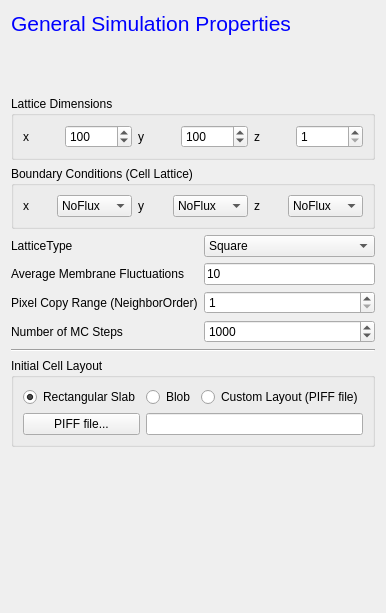
  <widget class="QWizardPage" name="wizardPage_9">
   <layout class="QVBoxLayout" name="verticalLayout_10">
    <item>
     <widget class="QLabel" name="label_27">
      <property name="text">
       <string>&lt;!DOCTYPE HTML PUBLIC &quot;-//W3C//DTD HTML 4.0//EN&quot; &quot;http://www.w3.org/TR/REC-html40/strict.dtd&quot;&gt;
&lt;html&gt;&lt;head&gt;&lt;meta name=&quot;qrichtext&quot; content=&quot;1&quot; /&gt;&lt;style type=&quot;text/css&quot;&gt;
p, li { white-space: pre-wrap; }
&lt;/style&gt;&lt;/head&gt;&lt;body style=&quot; font-family:'MS Shell Dlg 2'; font-size:8.25pt; font-weight:400; font-style:normal;&quot;&gt;
&lt;p style=&quot; margin-top:0px; margin-bottom:0px; margin-left:0px; margin-right:0px; -qt-block-indent:0; text-indent:0px;&quot;&gt;&lt;span style=&quot; font-size:16pt; color:#0000ff;&quot;&gt;General Simulation Properties&lt;/span&gt;&lt;/p&gt;&lt;/body&gt;&lt;/html&gt;</string>
      </property>
     </widget>
    </item>
    <item>
     <spacer name="horizontalSpacer_15">
      <property name="orientation">
       <enum>Qt::Horizontal</enum>
      </property>
      <property name="sizeHint" stdset="0">
       <size>
        <width>238</width>
        <height>54</height>
       </size>
      </property>
     </spacer>
    </item>
    <item>
     <layout class="QVBoxLayout" name="verticalLayout_19">
      <item>
       <widget class="QGroupBox" name="groupBox_7">
        <property name="title">
         <string>Lattice Dimensions</string>
        </property>
        <layout class="QHBoxLayout" name="horizontalLayout_25">
         <item>
          <layout class="QHBoxLayout" name="horizontalLayout_24">
           <item>
            <widget class="QLabel" name="label_28">
             <property name="text">
              <string>x</string>
             </property>
            </widget>
           </item>
           <item>
            <widget class="QSpinBox" name="xDimSB">
             <property name="minimum">
              <number>1</number>
             </property>
             <property name="maximum">
              <number>10000000</number>
             </property>
             <property name="value">
              <number>100</number>
             </property>
            </widget>
           </item>
           <item>
            <widget class="QLabel" name="label_29">
             <property name="text">
              <string>y</string>
             </property>
            </widget>
           </item>
           <item>
            <widget class="QSpinBox" name="yDimSB">
             <property name="minimum">
              <number>1</number>
             </property>
             <property name="maximum">
              <number>10000000</number>
             </property>
             <property name="value">
              <number>100</number>
             </property>
            </widget>
           </item>
           <item>
            <widget class="QLabel" name="label_30">
             <property name="text">
              <string>z</string>
             </property>
            </widget>
           </item>
           <item>
            <widget class="QSpinBox" name="zDimSB">
             <property name="minimum">
              <number>1</number>
             </property>
             <property name="maximum">
              <number>10000000</number>
             </property>
            </widget>
           </item>
          </layout>
         </item>
        </layout>
       </widget>
      </item>
      <item>
       <widget class="QGroupBox" name="groupBox_3">
        <property name="title">
         <string>Boundary Conditions (Cell Lattice)</string>
        </property>
        <layout class="QVBoxLayout" name="verticalLayout_9">
         <item>
          <layout class="QHBoxLayout" name="horizontalLayout_11">
           <item>
            <widget class="QLabel" name="label_13">
             <property name="text">
              <string>x</string>
             </property>
            </widget>
           </item>
           <item>
            <widget class="QComboBox" name="xbcCB">
             <item>
              <property name="text">
               <string>NoFlux</string>
              </property>
             </item>
             <item>
              <property name="text">
               <string>Periodic</string>
              </property>
             </item>
            </widget>
           </item>
           <item>
            <widget class="QLabel" name="label_14">
             <property name="text">
              <string>y</string>
             </property>
            </widget>
           </item>
           <item>
            <widget class="QComboBox" name="ybcCB">
             <item>
              <property name="text">
               <string>NoFlux</string>
              </property>
             </item>
             <item>
              <property name="text">
               <string>Periodic</string>
              </property>
             </item>
            </widget>
           </item>
           <item>
            <widget class="QLabel" name="label_15">
             <property name="text">
              <string>z</string>
             </property>
            </widget>
           </item>
           <item>
            <widget class="QComboBox" name="zbcCB">
             <item>
              <property name="text">
               <string>NoFlux</string>
              </property>
             </item>
             <item>
              <property name="text">
               <string>Periodic</string>
              </property>
             </item>
            </widget>
           </item>
          </layout>
         </item>
        </layout>
       </widget>
      </item>
      <item>
       <layout class="QGridLayout" name="gridLayout_6">
        <item row="1" column="0">
         <widget class="QLabel" name="label_31">
          <property name="text">
           <string>Average Membrane Fluctuations</string>
          </property>
         </widget>
        </item>
        <item row="1" column="1">
         <widget class="QLineEdit" name="membraneFluctuationsLE">
          <property name="toolTip">
           <string>Also known as so called temperature parameter in the acceptance probability expresion:  exp(-delta E/(k*T))</string>
          </property>
          <property name="text">
           <string>10</string>
          </property>
         </widget>
        </item>
        <item row="2" column="0">
         <widget class="QLabel" name="label_32">
          <property name="text">
           <string>Pixel Copy Range (NeighborOrder)</string>
          </property>
         </widget>
        </item>
        <item row="2" column="1">
         <widget class="QSpinBox" name="neighborOrderSB">
          <property name="minimum">
           <number>1</number>
          </property>
          <property name="maximum">
           <number>10</number>
          </property>
         </widget>
        </item>
        <item row="3" column="0">
         <widget class="QLabel" name="label_33">
          <property name="text">
           <string>Number of MC Steps</string>
          </property>
         </widget>
        </item>
        <item row="3" column="1">
         <widget class="QSpinBox" name="mcsSB">
          <property name="maximum">
           <number>1000000000</number>
          </property>
          <property name="value">
           <number>1000</number>
          </property>
         </widget>
        </item>
        <item row="0" column="1">
         <widget class="QComboBox" name="latticeTypeCB">
          <item>
           <property name="text">
            <string>Square</string>
           </property>
          </item>
          <item>
           <property name="text">
            <string>Hexagonal</string>
           </property>
          </item>
         </widget>
        </item>
        <item row="0" column="0">
         <widget class="QLabel" name="label_44">
          <property name="text">
           <string>LatticeType</string>
          </property>
         </widget>
        </item>
       </layout>
      </item>
      <item>
       <widget class="Line" name="line_3">
        <property name="orientation">
         <enum>Qt::Horizontal</enum>
        </property>
       </widget>
      </item>
      <item>
       <widget class="QGroupBox" name="groupBox_8">
        <property name="title">
         <string>Initial Cell Layout</string>
        </property>
        <layout class="QVBoxLayout" name="verticalLayout_18">
         <item>
          <layout class="QGridLayout" name="gridLayout_5">
           <item row="0" column="0">
            <widget class="QRadioButton" name="uniformRB">
             <property name="text">
              <string>Rectangular Slab</string>
             </property>
             <property name="checked">
              <bool>true</bool>
             </property>
            </widget>
           </item>
           <item row="0" column="1">
            <widget class="QRadioButton" name="blobRB">
             <property name="text">
              <string>Blob</string>
             </property>
            </widget>
           </item>
           <item row="0" column="2">
            <widget class="QRadioButton" name="piffRB">
             <property name="text">
              <string>Custom Layout (PIFF file)</string>
             </property>
            </widget>
           </item>
           <item row="1" column="1" colspan="2">
            <widget class="QLineEdit" name="piffLE"/>
           </item>
           <item row="1" column="0">
            <widget class="QPushButton" name="piffPB">
             <property name="text">
              <string>PIFF file...</string>
             </property>
            </widget>
           </item>
          </layout>
         </item>
        </layout>
       </widget>
      </item>
     </layout>
    </item>
    <item>
     <spacer name="verticalSpacer_3">
      <property name="orientation">
       <enum>Qt::Vertical</enum>
      </property>
      <property name="sizeHint" stdset="0">
       <size>
        <width>20</width>
        <height>155</height>
       </size>
      </property>
     </spacer>
    </item>
   </layout>
  </widget>
